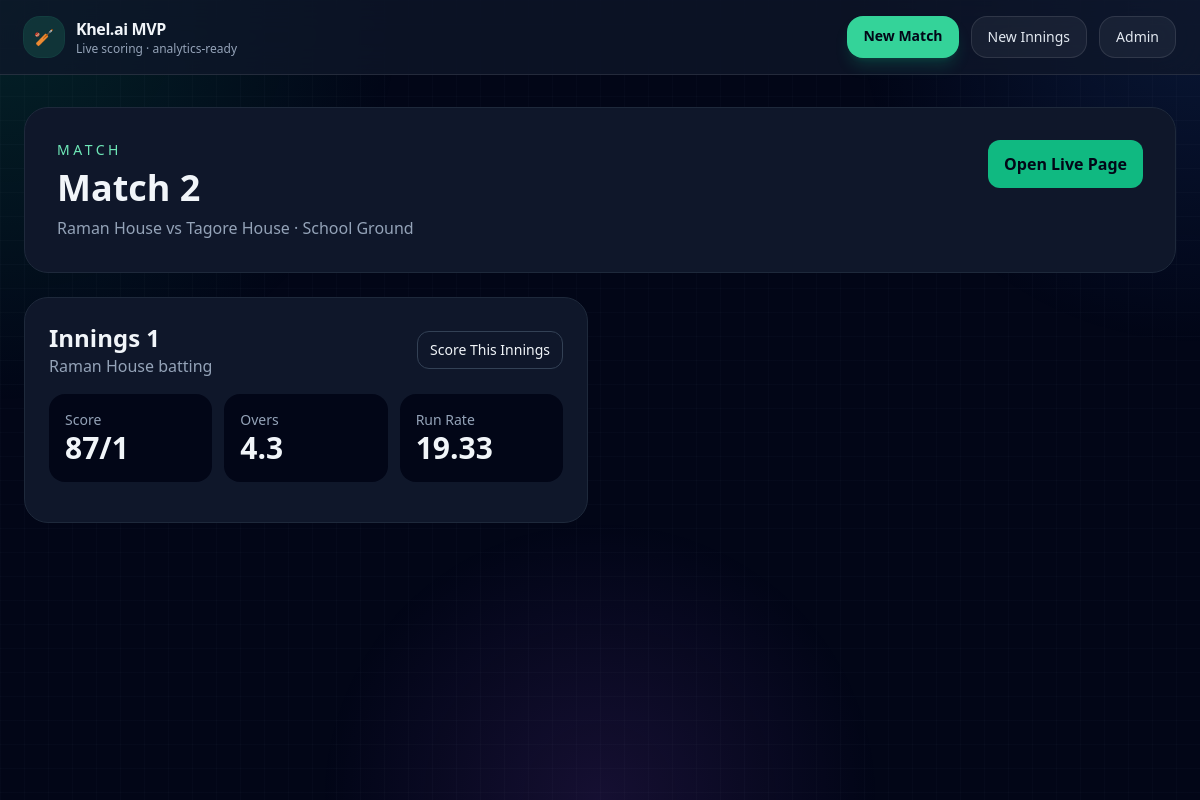
/matches/2/, run on the app's committed database.
### matches/models.py (models this page shows, shortened)
class Match(models.Model):
    title = models.CharField(max_length=200)
    tournament_name = models.CharField(max_length=200, blank=True)
    venue = models.CharField(max_length=200, blank=True)
    match_date = models.DateField(null=True, blank=True)
    team_1 = models.ForeignKey(Team, on_delete=models.CASCADE, related_name="home_matches")
    team_2 = models.ForeignKey(Team, on_delete=models.CASCADE, related_name="away_matches")
    toss_winner = models.ForeignKey(
        Team,
        on_delete=models.SET_NULL,
        null=True,
        blank=True,
        related_name="toss_wins"
    )
    toss_decision = models.CharField(max_length=20, blank=True)
    status = models.CharField(max_length=30, default="live")
    stream_url = models.URLField(blank=True)
    class Meta:
        ordering = ["-id"]

class Team(models.Model):
    name = models.CharField(max_length=120, unique=True)
    short_name = models.CharField(max_length=12, blank=True)

class Innings(models.Model):
    match = models.ForeignKey(Match, on_delete=models.CASCADE, related_name="innings")
    innings_number = models.PositiveSmallIntegerField()
    batting_team = models.ForeignKey(Team, on_delete=models.CASCADE, related_name="batting_innings")
    bowling_team = models.ForeignKey(Team, on_delete=models.CASCADE, related_name="bowling_innings")
    total_overs_limit = models.PositiveSmallIntegerField(default=20)
    is_complete = models.BooleanField(default=False)
    class Meta:
        unique_together = ("match", "innings_number")
        ordering = ["innings_number"]

### matches/views.py (the view)
# urls.py: path("matches/<int:pk>/", views.match_detail, name="match_detail"),
def match_detail(request, pk):
    match = get_object_or_404(
        Match.objects.prefetch_related("innings__ball_events"),
        pk=pk
    )
    innings_list = []
    for innings in match.innings.select_related("batting_team", "bowling_team").all():
        innings_list.append((innings, innings_summary(innings)))
    return render(
        request,
        "matches/match_detail.html",
        {
            "match": match,
            "innings_list": innings_list,
        },
    )

### matches/models.py (called while the page is built)
    @property
    def total_runs(self):
        return self.runs_off_bat + self.extras

### matches/services.py (called while the page is built)
def _ball_label(event):
    parts = []
    if event.extra_type:
        parts.append(event.extra_type.replace("_", " ").title())
    parts.append(str(event.total_runs) if event.total_runs else "0")
    if event.wicket_fell:
        parts.append("W")
    return " ".join(parts)

### matches/templates/matches/match_detail.html (shortened to what this page needs)
{% extends "matches/base.html" %}
{% block content %}
<section class="mb-6 rounded-3xl border border-slate-800 bg-slate-900 p-8">
  <div class="flex flex-wrap items-start justify-between gap-4">
    <div>
      <p class="mb-2 text-sm uppercase tracking-[0.25em] text-emerald-300">Match</p>
      <h1 class="text-4xl font-bold">{{ match.title }}</h1>
      <p class="mt-2 text-slate-400">
        {{ match.team_1.name }} vs {{ match.team_2.name }} · {{ match.venue }}
      </p>
    </div>
    <div class="flex gap-3">
      <a href="{% url 'live_match' match.pk %}" class="rounded-xl bg-emerald-500 px-4 py-3 font-semibold text-slate-950">
        Open Live Page
      </a>
    </div>
  </div>
</section>
<section class="grid gap-6 lg:grid-cols-2">
  {% for innings, summary in innings_list %}
    <article class="rounded-3xl border border-slate-800 bg-slate-900 p-6">
      <div class="mb-4 flex items-center justify-between">
        <div>
          <h2 class="text-2xl font-bold">Innings {{ innings.innings_number }}</h2>
          <p class="text-slate-400">{{ innings.batting_team.name }} batting</p>
        </div>
        <a href="{% url 'innings_scoring' innings.pk %}" class="rounded-xl border border-slate-700 px-3 py-2 text-sm">
          Score This Innings
        </a>
      </div>
      <div class="mb-4 grid grid-cols-3 gap-3">
        <div class="rounded-2xl bg-slate-950 p-4">
          <p class="text-sm text-slate-400">Score</p>
          <p class="text-3xl font-bold">{{ summary.total_runs }}/{{ summary.wickets }}</p>
        </div>
        <div class="rounded-2xl bg-slate-950 p-4">
          <p class="text-sm text-slate-400">Overs</p>
          <p class="text-3xl font-bold">{{ summary.overs }}</p>
        </div>
        <div class="rounded-2xl bg-slate-950 p-4">
          <p class="text-sm text-slate-400">Run Rate</p>
          <p class="text-3xl font-bold">{{ summary.run_rate }}</p>
        </div>
      </div>
    </article>
  {% empty %}
    <div class="rounded-2xl border border-dashed border-slate-700 bg-slate-900 p-6 text-slate-300">
      No innings created yet.
    </div>
  {% endfor %}
</section>
{% endblock %}

### data on the page
Match: title "Match 2", team_1.name "Raman House", team_2.name "Tagore House", venue "School Ground"
Innings: innings_number "1", batting_team.name "Raman House", total_runs "87", wickets "1", overs "4.3", run_rate "19.33"
